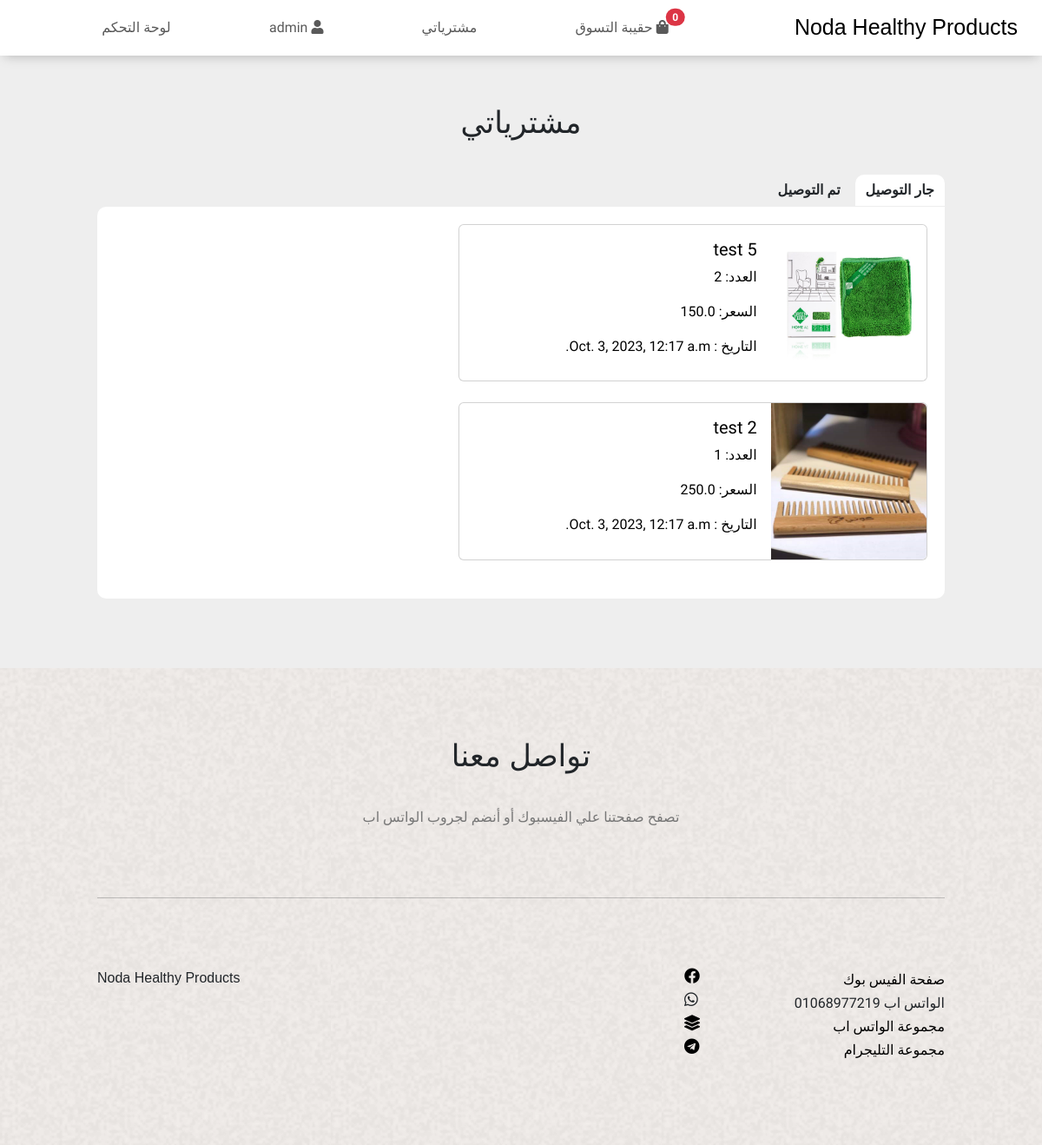
The app's page /myOrders/ (signed in), older data.
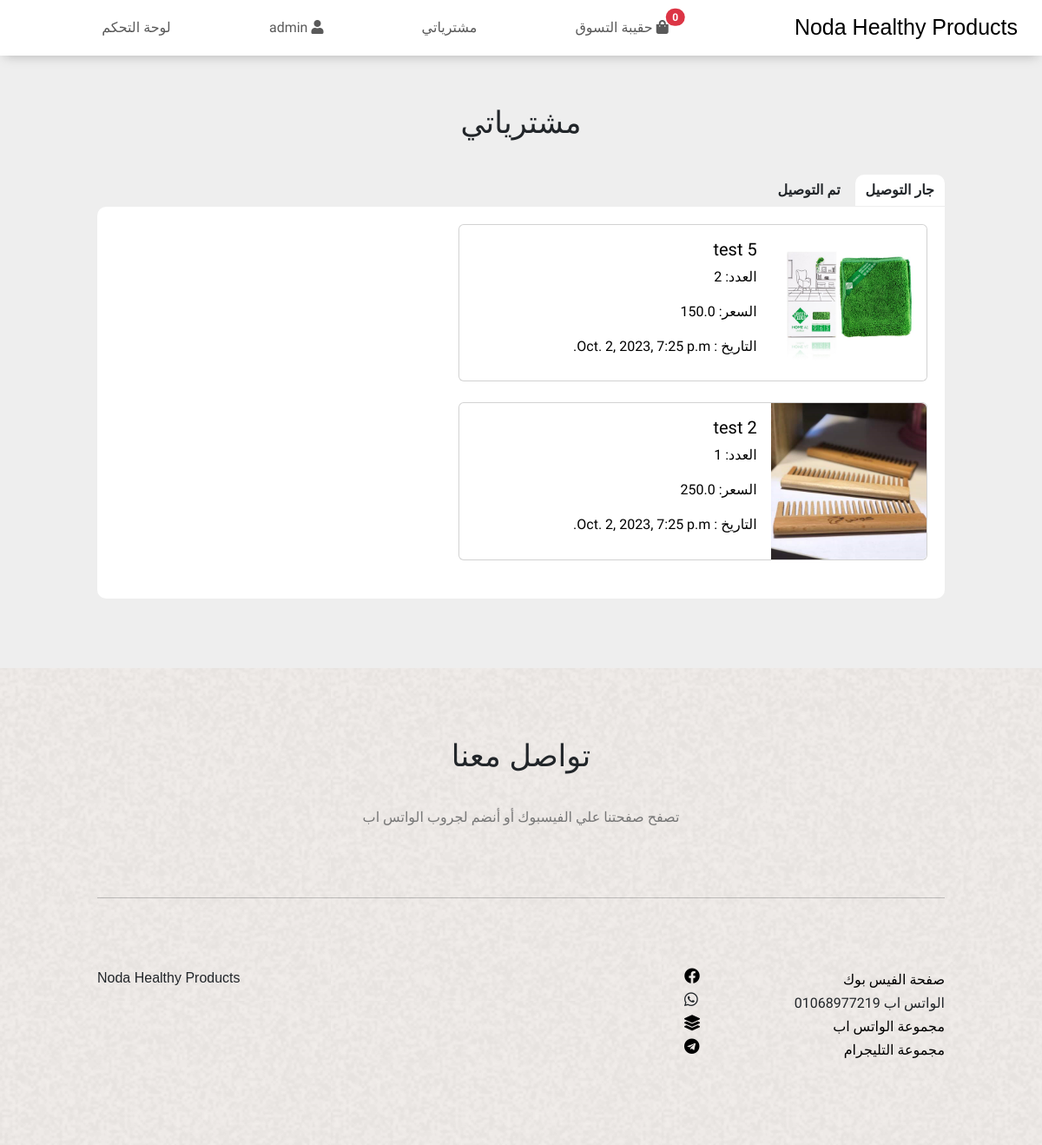
The same page, newer data.
### store/models.py (models this page shows, shortened)
class Order(models.Model):
    user = models.ForeignKey(User, on_delete = models.CASCADE)
    product = models.ForeignKey(Product, on_delete=models.CASCADE, related_name='orders')
    conf_order = models.ForeignKey(ConfirmedOrder, on_delete=models.CASCADE, null=True)
    count = models.IntegerField()
    price = models.FloatField()
    is_confirmed = models.BooleanField(default=False)

class ConfirmedOrder(models.Model):
    user = models.ForeignKey(User, on_delete=models.DO_NOTHING)
    price = models.FloatField(default=0)
    mobile = models.CharField(max_length=50)
    address = models.CharField(max_length=100000)
    city = models.ForeignKey(City, on_delete=models.CASCADE, blank=True, null=True)
    date_time = models.DateTimeField(default=datetime.now)
    status = models.CharField(choices=(('pending', 'pending'),('shipping', 'shipping'), ('delivered', 'delivered')) ,default='pending', max_length=1000)

class Product(models.Model):
    name = models.CharField(max_length=1000)
    description = models.CharField(max_length=1000000)
    price = models.FloatField()
    tags = models.ManyToManyField(Tag)
    image = models.ImageField(upload_to='uploads/%Y/%m/%d/')
    in_the_main_page = models.BooleanField(blank=True)

### store/views.py (the view)
# urls.py: path('myOrders/', views.myOrders, name='myOrders'),
def myOrders(request):
    delivered_orders = Order.objects.filter(user=request.user, is_confirmed=True, conf_order__status="delivered").order_by('conf_order')
    not_delivered_orders = Order.objects.filter(Q(user=request.user), Q(is_confirmed=True),Q(conf_order__status="pending") | Q(conf_order__status="shipping")).order_by('conf_order')
    return render(request, 'myOrders.html', {
        'delivered_orders' : delivered_orders,
        'delivered_not_exist' : not delivered_orders.exists(),
        'not_delivered_orders' : not_delivered_orders,
        'not_delivered_not_exist' : not not_delivered_orders.exists()
    })

### templates/myorders.html (shortened to what this page needs)
{% extends 'base.html' %}
{% load static %}]
{% block style %}
  <link rel="stylesheet" href="{% static 'css/myorders.css' %}">
{% endblock %}
{% block content %}
  <div class="myorders">
    <div class="container">
      <h2>مشترياتي</h2>
      <button class="btn shipping show">جار التوصيل</button>
      <button class="btn shipped">تم التوصيل</button>
      <div class="shipping show">
        {% for order in not_delivered_orders %}
        <div class="card">
            <a href="/myOrders/{{ order.id }}">
              <div class="row g-0">
                <div class="col-md-4">
                  <img class="img-fluid rounded-end" src="{{ order.product.image.url }}" alt="'{{ order.product.name }}' un found img" width="100px">
                </div>
                <div class="col-md-8">
                  <div class="card-body">
                    <h5 class="card-title">{{ order.product.name }}</h5>
                    <p class="card-text">
                      العدد:
                      {{ order.count }}
                    </p>
                    <p class="card-text">
                      السعر:
                      {{ order.price }}
                    </p>
                    <p class="card-text">
                      التاريخ :
                      {{ order.conf_order.date_time }}
                    </p>
                  </div>
                </div>
              </div>
            </a>
          </div>
          <br>
        {% endfor %}
      </div>
    </div>
  </div>
{% endblock %}

Row changes from the older to the newer data that the page shows:
changed through a linked row, Order "test 5": conf_order.date_time "Oct. 3, 2023, 12:17 a.m." → "Oct. 2, 2023, 7:25 p.m."
changed through a linked row, Order "test 2": conf_order.date_time "Oct. 3, 2023, 12:17 a.m." → "Oct. 2, 2023, 7:25 p.m."
